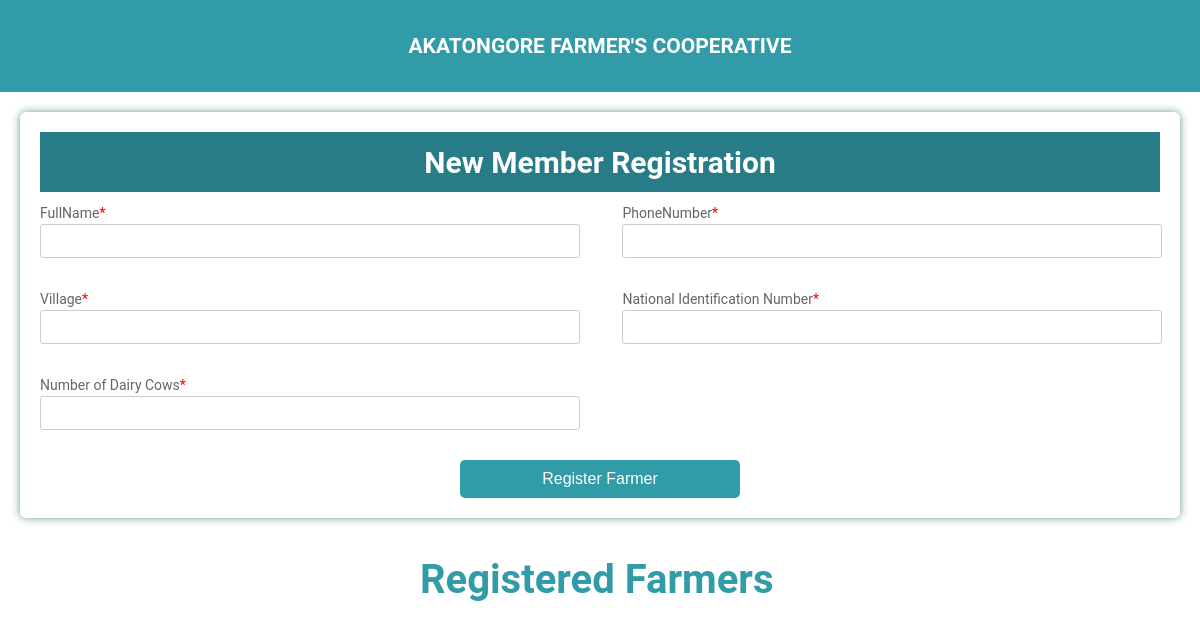
/, run on an earlier commit of the app's database.
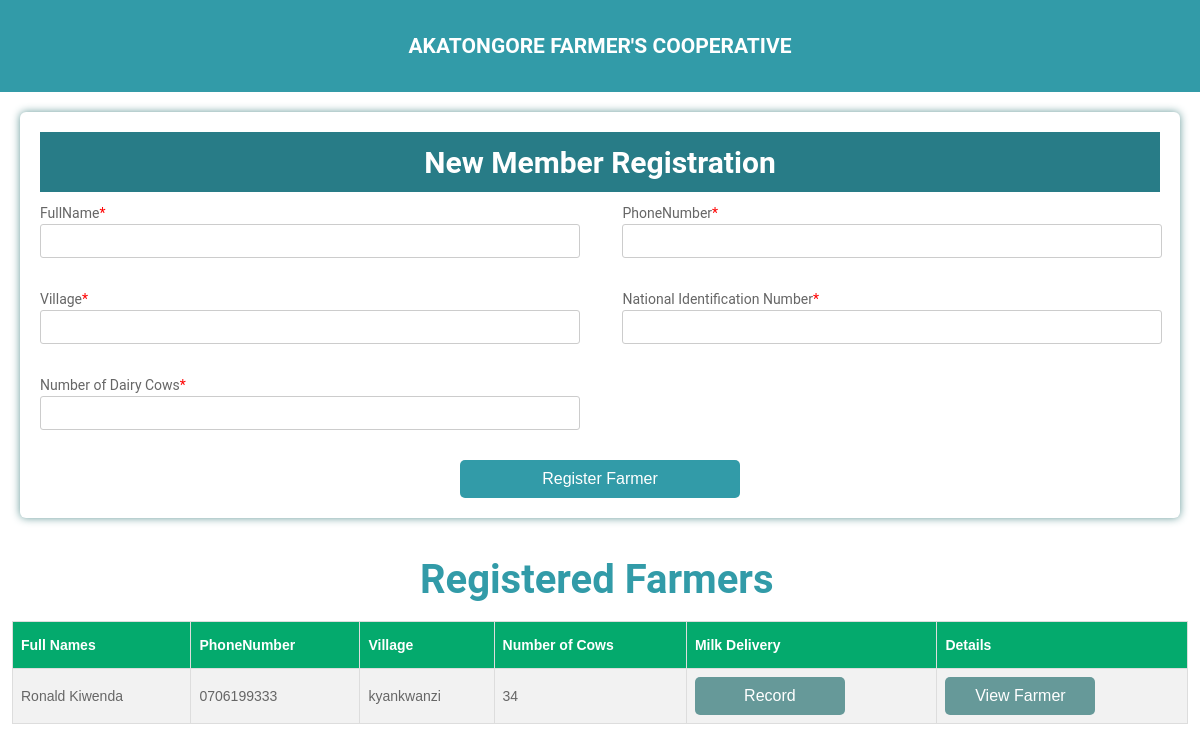
And on a later commit of the database.
### diaryApp/models.py (models this page shows, shortened)
class Farmer(models.Model):
    names = models.CharField(max_length=1000)
    phone = models.CharField(max_length=1000)
    village = models.CharField(max_length=1000)
    nin = models.CharField(max_length=1000)
    cows= models.CharField(max_length=1000)

### diaryApp/views.py (the view, shortened to what this page needs)
# urls.py: path('', views.index, name='index'),
def index(request):
    farmer = Farmer.objects.all()
    return render(request, "index.html",{'farmers':farmer})

### templates/index.html (shortened to what this page needs)
<!DOCTYPE html>
<html>
<head>
</head>
<div id="myDIV" class="header">
  <h2 style="margin:5px">AKATONGORE FARMER'S COOPERATIVE</h2>
</div>
<div class="testbox">
  <form action="/" method='POST'>
    <div class="banner">
      <h1>New Member Registration</h1>
    </div>
      <div class="colums">
      <div class="item">
        <label for="names"> FullName<span>*</span></label>
        <input id="names" type="text" name="names" required />
      </div>
      <div class="item">
        <label for="phone">PhoneNumber<span>*</span></label>
        <input id="phone" type="tel" name="phone" required />
      </div>
      <div class="item">
        <label for="village">Village<span>*</span></label>
        <input id="village" type="text" name="village" required />
      </div>
      <div class="item">
        <label for="nin">National Identification Number<span>*</span></label>
        <input id="nin" type="text" name="nin" required />
      </div>
      <div class="item">
        <label for="cows">Number of Dairy Cows<span>*</span></label>
        <input id="cows" type="number" name="cows" required />
      </div>
    </div>
    <div class="btn-block">
      <button type="submit" class="addBtn">Register Farmer</button>
    </div>
  </form>
  </div>
  <div>
  <h1 style="margin-left: 35%">Registered Farmers</h1>
  <table id="farmers">
    {% for farmer in farmers reversed %}
    <tr>
      <th>Full Names</th>
      <th>PhoneNumber</th>
      <th>Village</th>
      <th>Number of Cows</th>
      <th>Milk Delivery</th>
      <th>Details</th>
    </tr>
    <tr>
      <td>{{farmer.names}}</td>
      <td>{{farmer.phone}}</td>
      <td>{{farmer.village}}</td>
      <td>{{farmer.cows}}</td>
      <td><button>Record</button></td>
      <td><button>View Farmer</button></td>
    </tr>
    {% endfor %}
  </table>
  </div>
  </body>
</html>

What changed in the data, as far as the page shows it:
added Farmer: names "Ronald Kiwenda", phone "0706199333", village "kyankwanzi", cows "34"
